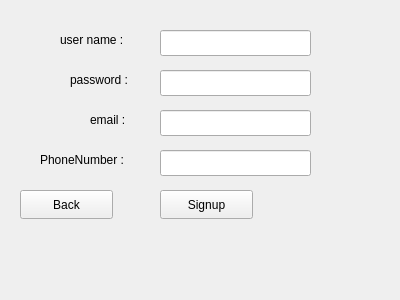
<?xml version="1.0" encoding="UTF-8"?>
<ui version="4.0">
 <class>Signup</class>
 <widget class="QWidget" name="Signup">
  <property name="geometry">
   <rect>
    <x>0</x>
    <y>0</y>
    <width>400</width>
    <height>300</height>
   </rect>
  </property>
  <property name="windowTitle">
   <string>Form</string>
  </property>
  <widget class="QLabel" name="label">
   <property name="geometry">
    <rect>
     <x>60</x>
     <y>30</y>
     <width>81</width>
     <height>20</height>
    </rect>
   </property>
   <property name="text">
    <string>user name :</string>
   </property>
  </widget>
  <widget class="QLineEdit" name="usernameLineEdit">
   <property name="geometry">
    <rect>
     <x>160</x>
     <y>30</y>
     <width>151</width>
     <height>26</height>
    </rect>
   </property>
  </widget>
  <widget class="QLineEdit" name="passwordLineEdit">
   <property name="geometry">
    <rect>
     <x>160</x>
     <y>70</y>
     <width>151</width>
     <height>26</height>
    </rect>
   </property>
   <property name="text">
    <string/>
   </property>
  </widget>
  <widget class="QLabel" name="label_2">
   <property name="geometry">
    <rect>
     <x>70</x>
     <y>70</y>
     <width>71</width>
     <height>20</height>
    </rect>
   </property>
   <property name="text">
    <string>password :</string>
   </property>
  </widget>
  <widget class="QLabel" name="label_3">
   <property name="geometry">
    <rect>
     <x>90</x>
     <y>110</y>
     <width>51</width>
     <height>20</height>
    </rect>
   </property>
   <property name="text">
    <string>email :</string>
   </property>
  </widget>
  <widget class="QLineEdit" name="emailLineEdit">
   <property name="geometry">
    <rect>
     <x>160</x>
     <y>110</y>
     <width>151</width>
     <height>26</height>
    </rect>
   </property>
  </widget>
  <widget class="QLineEdit" name="phoneLineEdit">
   <property name="geometry">
    <rect>
     <x>160</x>
     <y>150</y>
     <width>151</width>
     <height>26</height>
    </rect>
   </property>
   <property name="text">
    <string/>
   </property>
  </widget>
  <widget class="QLabel" name="label_4">
   <property name="geometry">
    <rect>
     <x>40</x>
     <y>150</y>
     <width>101</width>
     <height>20</height>
    </rect>
   </property>
   <property name="text">
    <string>PhoneNumber :</string>
   </property>
  </widget>
  <widget class="QPushButton" name="signupButton">
   <property name="geometry">
    <rect>
     <x>160</x>
     <y>190</y>
     <width>93</width>
     <height>29</height>
    </rect>
   </property>
   <property name="text">
    <string>Signup</string>
   </property>
  </widget>
  <widget class="QPushButton" name="backButton">
   <property name="geometry">
    <rect>
     <x>20</x>
     <y>190</y>
     <width>93</width>
     <height>29</height>
    </rect>
   </property>
   <property name="text">
    <string>Back</string>
   </property>
  </widget>
 </widget>
 <resources/>
 <connections/>
</ui>
